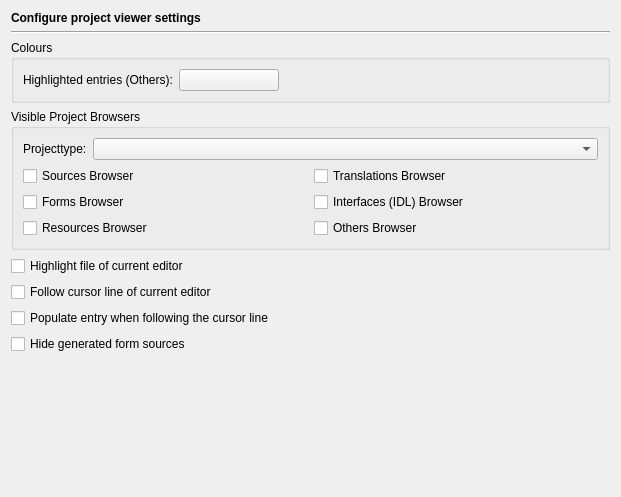
<?xml version="1.0" encoding="UTF-8"?>
<ui version="4.0">
 <class>ProjectBrowserPage</class>
 <widget class="QWidget" name="ProjectBrowserPage">
  <property name="geometry">
   <rect>
    <x>0</x>
    <y>0</y>
    <width>617</width>
    <height>497</height>
   </rect>
  </property>
  <layout class="QVBoxLayout" name="verticalLayout">
   <item>
    <widget class="QLabel" name="headerLabel">
     <property name="text">
      <string>&lt;b&gt;Configure project viewer settings&lt;/b&gt;</string>
     </property>
    </widget>
   </item>
   <item>
    <widget class="Line" name="line8">
     <property name="frameShape">
      <enum>QFrame::HLine</enum>
     </property>
     <property name="frameShadow">
      <enum>QFrame::Sunken</enum>
     </property>
     <property name="orientation">
      <enum>Qt::Horizontal</enum>
     </property>
    </widget>
   </item>
   <item>
    <widget class="QGroupBox" name="groupBox">
     <property name="title">
      <string>Colours</string>
     </property>
     <layout class="QHBoxLayout" name="horizontalLayout">
      <item>
       <widget class="QLabel" name="label">
        <property name="text">
         <string>Highlighted entries (Others):</string>
        </property>
       </widget>
      </item>
      <item>
       <widget class="QPushButton" name="pbHighlightedButton">
        <property name="minimumSize">
         <size>
          <width>100</width>
          <height>0</height>
         </size>
        </property>
        <property name="toolTip">
         <string>Select the colour for highlighted entries in the Others viewer.</string>
        </property>
        <property name="text">
         <string/>
        </property>
       </widget>
      </item>
      <item>
       <spacer>
        <property name="orientation">
         <enum>Qt::Horizontal</enum>
        </property>
        <property name="sizeHint" stdset="0">
         <size>
          <width>40</width>
          <height>20</height>
         </size>
        </property>
       </spacer>
      </item>
     </layout>
    </widget>
   </item>
   <item>
    <widget class="QGroupBox" name="pbGroup">
     <property name="title">
      <string>Visible Project Browsers</string>
     </property>
     <layout class="QVBoxLayout">
      <item>
       <layout class="QHBoxLayout">
        <item>
         <widget class="QLabel" name="label_6">
          <property name="text">
           <string>Projecttype:</string>
          </property>
         </widget>
        </item>
        <item>
         <widget class="QComboBox" name="projectTypeCombo">
          <property name="sizePolicy">
           <sizepolicy hsizetype="Expanding" vsizetype="Fixed">
            <horstretch>0</horstretch>
            <verstretch>0</verstretch>
           </sizepolicy>
          </property>
          <property name="toolTip">
           <string>Select the project type to be configured</string>
          </property>
         </widget>
        </item>
       </layout>
      </item>
      <item>
       <layout class="QGridLayout">
        <item row="0" column="0">
         <widget class="QCheckBox" name="sourcesBrowserCheckBox">
          <property name="toolTip">
           <string>Select to show the sources browser</string>
          </property>
          <property name="text">
           <string>Sources Browser</string>
          </property>
         </widget>
        </item>
        <item row="0" column="1">
         <widget class="QCheckBox" name="translationsBrowserCheckBox">
          <property name="toolTip">
           <string>Select to show the translations browser</string>
          </property>
          <property name="text">
           <string>Translations Browser</string>
          </property>
         </widget>
        </item>
        <item row="1" column="0">
         <widget class="QCheckBox" name="formsBrowserCheckBox">
          <property name="toolTip">
           <string>Select to show the forms browser</string>
          </property>
          <property name="text">
           <string>Forms Browser</string>
          </property>
         </widget>
        </item>
        <item row="1" column="1">
         <widget class="QCheckBox" name="interfacesBrowserCheckBox">
          <property name="toolTip">
           <string>Select to show the interfaces (IDL) browser</string>
          </property>
          <property name="text">
           <string>Interfaces (IDL) Browser</string>
          </property>
         </widget>
        </item>
        <item row="2" column="0">
         <widget class="QCheckBox" name="resourcesBrowserCheckBox">
          <property name="toolTip">
           <string>Select to show the resources browser</string>
          </property>
          <property name="text">
           <string>Resources Browser</string>
          </property>
         </widget>
        </item>
        <item row="2" column="1">
         <widget class="QCheckBox" name="othersBrowserCheckBox">
          <property name="toolTip">
           <string>Select to show the browser for other files</string>
          </property>
          <property name="text">
           <string>Others Browser</string>
          </property>
         </widget>
        </item>
       </layout>
      </item>
     </layout>
    </widget>
   </item>
   <item>
    <widget class="QCheckBox" name="followEditorCheckBox">
     <property name="toolTip">
      <string>Select to make the project browsers highlight the file of the current editor.</string>
     </property>
     <property name="text">
      <string>Highlight file of current editor</string>
     </property>
    </widget>
   </item>
   <item>
    <widget class="QCheckBox" name="followCursorLineCheckBox">
     <property name="toolTip">
      <string>Select to follow the cursor line of the current editor</string>
     </property>
     <property name="text">
      <string>Follow cursor line of current editor</string>
     </property>
    </widget>
   </item>
   <item>
    <widget class="QCheckBox" name="autoPopulateCheckBox">
     <property name="toolTip">
      <string>Select to populate entries automatically when following the cursor line of the current editor</string>
     </property>
     <property name="text">
      <string>Populate entry when following the cursor line</string>
     </property>
    </widget>
   </item>
   <item>
    <widget class="QCheckBox" name="hideGeneratedCheckBox">
     <property name="toolTip">
      <string>Select to hide sources generated from form files</string>
     </property>
     <property name="text">
      <string>Hide generated form sources</string>
     </property>
    </widget>
   </item>
   <item>
    <spacer>
     <property name="orientation">
      <enum>Qt::Vertical</enum>
     </property>
     <property name="sizeHint" stdset="0">
      <size>
       <width>599</width>
       <height>21</height>
      </size>
     </property>
    </spacer>
   </item>
  </layout>
 </widget>
 <tabstops>
  <tabstop>pbHighlightedButton</tabstop>
  <tabstop>projectTypeCombo</tabstop>
  <tabstop>sourcesBrowserCheckBox</tabstop>
  <tabstop>formsBrowserCheckBox</tabstop>
  <tabstop>resourcesBrowserCheckBox</tabstop>
  <tabstop>translationsBrowserCheckBox</tabstop>
  <tabstop>interfacesBrowserCheckBox</tabstop>
  <tabstop>othersBrowserCheckBox</tabstop>
  <tabstop>followEditorCheckBox</tabstop>
  <tabstop>followCursorLineCheckBox</tabstop>
  <tabstop>autoPopulateCheckBox</tabstop>
  <tabstop>hideGeneratedCheckBox</tabstop>
 </tabstops>
 <resources/>
 <connections/>
</ui>
